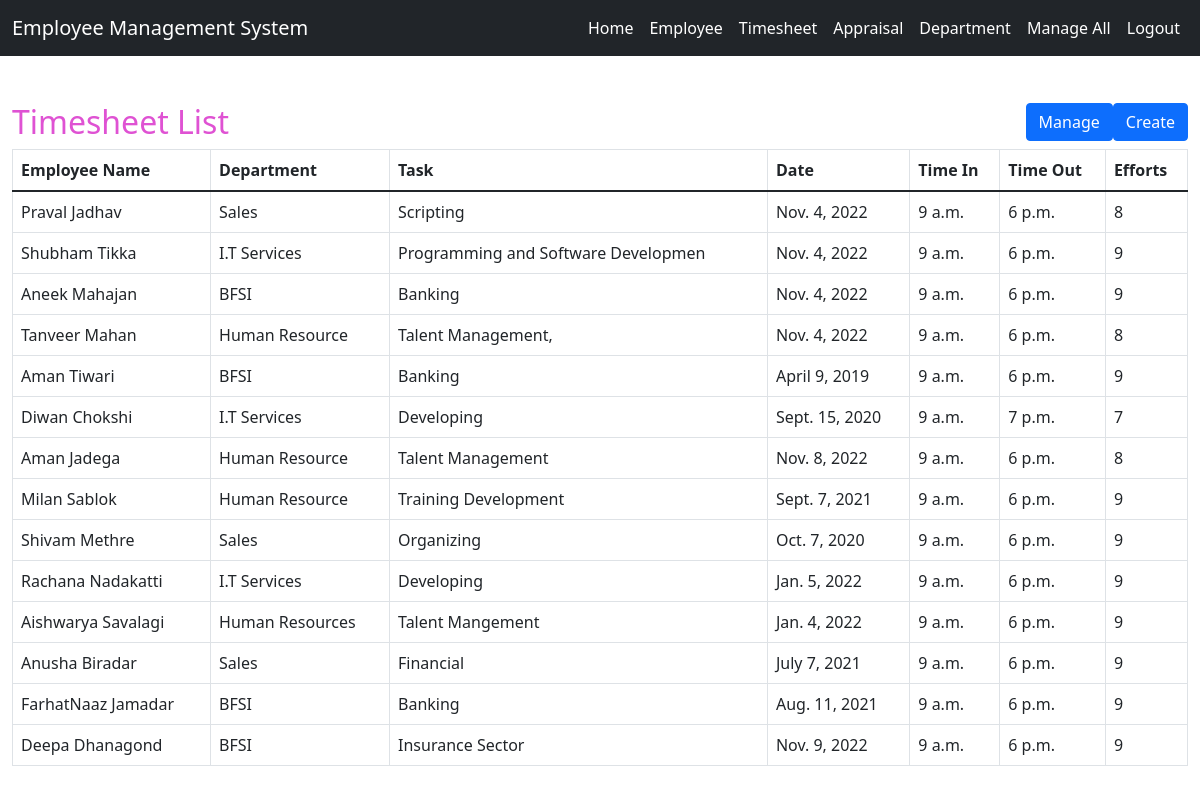
The page /timesheet-list (signed in) on the database its author committed.
### Employeeapp_/models.py (models this page shows, shortened)
class Timesheets(models.Model):
    EmoloyeeName=models.CharField(max_length=35,null=True, blank=True)
    department=models.CharField(max_length=100,null=True, blank=True)
    task=models.CharField(max_length=35,null=True, blank=True)
    date=models.DateField(max_length=35,null=True, blank=True)
    timeIn=models.TimeField(max_length=35,null=True, blank=True)
    timeOut=models.TimeField(max_length=35,null=True, blank=True)
    efforts=models.IntegerField(null=True, blank=True)

### Employeeapp_/views.py (the view)
# urls.py: path('timesheet-list',views.timesheet_list, name="timesheet_list"),
@login_required
def timesheet_list(request):
    em_dta = Timesheets.objects.filter()
    bit = {'timesheets':em_dta}
    return render(request, 'timesheet_list.html',bit)

### Employeeapp_/templates/timesheet_list.html (shortened to what this page needs)
{% extends 'home.html' %}
{% block body %}
<link rel = stylesheet href = "//cdn.datatables.net/1.10.19/css/jquery.dataTables.min.css" defer>
<div  class="container-fluid">
        <h2 style="color:rgb(223, 82, 211);margin-top:4%">Timesheet List
            <a href="http://127.0.0.1:8000/admin/Employeeapp_/timesheets/add/"><button class="btn btn-primary" align="right" style="float:right">Create</button></a>
            <a href="http://127.0.0.1:8000/admin/Employeeapp_/timesheets/"><button class="btn btn-primary" align="right" style="float:right">Manage</button></a>
          </h2>
        <table class="table table-bordered" id="myTable">
  <thead>
  <tr>
    <th>Employee Name</th>
    <th>Department</th>
    <th>Task</th>
    <th>Date</th>
      <th>Time In</th>
    <th>Time Out</th>
    <th>Efforts</th>
  </tr>
  </thead>
   <tbody>
    {% for i in timesheets %}
  <tr>
    <td>{{i.EmoloyeeName}}</td>
    <td>{{i.department}}</td>
    <td>{{i.task}}</td>
      <td>{{i.date}}</td>
      <td>{{i.timeIn}}</td>
      <td>{{i.timeOut}}</td>
      <td>{{i.efforts}}</td>
  </tr>
    {% endfor %}
    </tbody>
</table>
</div>
{% endblock  %}

### rows shown on the page
Timesheets: EmoloyeeName "Praval Jadhav", department "Sales", task "Scripting", date "Nov. 4, 2022", timeIn "9 a.m.", timeOut "6 p.m.", efforts "8"
Timesheets: EmoloyeeName "Shubham Tikka", department "I.T Services", task "Programming and Software Developmen", date "Nov. 4, 2022", timeIn "9 a.m.", timeOut "6 p.m.", efforts "9"
Timesheets: EmoloyeeName "Aneek Mahajan", department "BFSI", task "Banking", date "Nov. 4, 2022", timeIn "9 a.m.", timeOut "6 p.m.", efforts "9"
Timesheets: EmoloyeeName "Tanveer Mahan", department "Human Resource", task "Talent Management,", date "Nov. 4, 2022", timeIn "9 a.m.", timeOut "6 p.m.", efforts "8"
Timesheets: EmoloyeeName "Aman Tiwari", department "BFSI", task "Banking", date "April 9, 2019", timeIn "9 a.m.", timeOut "6 p.m.", efforts "9"
Timesheets: EmoloyeeName "Diwan Chokshi", department "I.T Services", task "Developing", date "Sept. 15, 2020", timeIn "9 a.m.", timeOut "7 p.m.", efforts "7"
Timesheets: EmoloyeeName "Aman Jadega", department "Human Resource", task "Talent Management", date "Nov. 8, 2022", timeIn "9 a.m.", timeOut "6 p.m.", efforts "8"
Timesheets: EmoloyeeName "Milan Sablok", department "Human Resource", task "Training Development", date "Sept. 7, 2021", timeIn "9 a.m.", timeOut "6 p.m.", efforts "9"
Timesheets: EmoloyeeName "Shivam Methre", department "Sales", task "Organizing", date "Oct. 7, 2020", timeIn "9 a.m.", timeOut "6 p.m.", efforts "9"
Timesheets: EmoloyeeName "Rachana Nadakatti", department "I.T Services", task "Developing", date "Jan. 5, 2022", timeIn "9 a.m.", timeOut "6 p.m.", efforts "9"
Timesheets: EmoloyeeName "Aishwarya Savalagi", department "Human Resources", task "Talent Mangement", date "Jan. 4, 2022", timeIn "9 a.m.", timeOut "6 p.m.", efforts "9"
Timesheets: EmoloyeeName "Anusha Biradar", department "Sales", task "Financial", date "July 7, 2021", timeIn "9 a.m.", timeOut "6 p.m.", efforts "9"
Timesheets: EmoloyeeName "FarhatNaaz Jamadar", department "BFSI", task "Banking", date "Aug. 11, 2021", timeIn "9 a.m.", timeOut "6 p.m.", efforts "9"
Timesheets: EmoloyeeName "Deepa Dhanagond", department "BFSI", task "Insurance Sector", date "Nov. 9, 2022", timeIn "9 a.m.", timeOut "6 p.m.", efforts "9"
